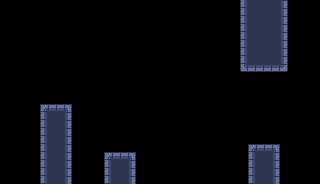

Tiled map render using the project's own tile images. Description and the whole map definition, tile-layer contents included, below:
An orthogonal 40x23 tile map with 8x8 px tiles, 2 tile layers (Background, Base), 5 tilesets and 17 objects.

<map version="1.10" tiledversion="1.10.2" orientation="orthogonal" renderorder="right-down" width="40" height="23" tilewidth="8" tileheight="8" infinite="0" nextlayerid="4" nextobjectid="202">
 <editorsettings>
  <export target="map.tmx" format="tmx" />
 </editorsettings>
 <tileset firstgid="1" source="tileset.tsx" />
 <tileset firstgid="1025" source="LevelEditor/big.tsx" />
 <tileset firstgid="1281" source="LevelEditor/small.tsx" />
 <tileset firstgid="2305" source="LevelEditor/wide.tsx" />
 <tileset firstgid="2817" source="LevelEditor/ultrawide.tsx" />
 <layer id="3" name="Background" width="40" height="23">
  <data encoding="csv">
0,0,0,0,0,0,0,0,0,0,0,0,0,0,0,0,0,0,0,0,0,0,0,0,0,0,0,0,0,0,0,0,0,0,0,0,0,0,0,0,
0,0,0,0,0,0,0,0,0,0,0,0,0,0,0,0,0,0,0,0,0,0,0,0,0,0,0,0,0,0,0,0,0,0,0,0,0,0,0,0,
0,0,0,0,0,0,0,0,0,0,0,0,0,0,0,0,0,0,0,0,0,0,0,0,0,0,0,0,0,0,0,0,0,0,0,0,0,0,0,0,
0,0,0,0,0,0,0,0,0,0,0,0,0,0,0,0,0,0,0,0,0,0,0,0,0,0,0,0,0,0,0,0,0,0,0,0,0,0,0,0,
0,0,0,0,0,0,0,0,0,0,0,0,0,0,0,0,0,0,0,0,0,0,0,0,0,0,0,0,0,0,0,0,0,0,0,0,0,0,0,0,
0,0,0,0,0,0,0,0,0,0,0,0,0,0,0,0,0,0,0,0,0,0,0,0,0,0,0,0,0,0,0,0,0,0,0,0,0,0,0,0,
0,0,0,0,0,0,0,0,0,0,0,0,0,0,0,0,0,0,0,0,0,0,0,0,0,0,0,0,0,0,0,0,0,0,0,0,0,0,0,0,
0,0,0,0,0,0,0,0,0,0,0,0,0,0,0,0,0,0,0,0,0,0,0,0,0,0,0,0,0,0,0,0,0,0,0,0,0,0,0,0,
0,0,0,0,0,0,0,0,0,0,0,0,0,0,0,0,0,0,0,0,0,0,0,0,0,0,0,0,0,0,0,0,0,0,0,0,0,0,0,0,
0,0,0,0,0,0,0,0,0,0,0,0,0,0,0,0,0,0,0,0,0,0,0,0,0,0,0,0,0,0,0,0,0,0,0,0,0,0,0,0,
0,0,0,0,0,0,0,0,0,0,0,0,0,0,0,0,0,0,0,0,0,0,0,0,0,0,0,0,0,0,0,0,0,0,0,0,0,0,0,0,
0,0,0,0,0,0,0,0,0,0,0,0,0,0,0,0,0,0,0,0,0,0,0,0,0,0,0,0,0,0,0,0,0,0,0,0,0,0,0,0,
0,0,0,0,0,0,0,0,0,0,0,0,0,0,0,0,0,0,0,0,0,0,0,0,0,0,0,0,0,0,0,0,0,0,0,0,0,0,0,0,
0,0,0,0,0,0,0,0,0,0,0,0,0,0,0,0,0,0,0,0,0,0,0,0,0,0,0,0,0,0,0,0,0,0,0,0,0,0,0,0,
0,0,0,0,0,0,0,0,0,0,0,0,0,0,0,0,0,0,0,0,0,0,0,0,0,0,0,0,0,0,0,0,0,0,0,0,0,0,0,0,
0,0,0,0,0,0,0,0,0,0,0,0,0,0,0,0,0,0,0,0,0,0,0,0,0,0,0,0,0,0,0,0,0,0,0,0,0,0,0,0,
0,0,0,0,0,0,0,0,0,0,0,0,0,0,0,0,0,0,0,0,0,0,0,0,0,0,0,0,0,0,0,0,0,0,0,0,0,0,0,0,
0,0,0,0,0,0,0,0,0,0,0,0,0,0,0,0,0,0,0,0,0,0,0,0,0,0,0,0,0,0,0,0,0,0,0,0,0,0,0,0,
0,0,0,0,0,0,0,0,0,0,0,0,0,0,0,0,0,0,0,0,0,0,0,0,0,0,0,0,0,0,0,0,0,0,0,0,0,0,0,0,
0,0,0,0,0,0,0,0,0,0,0,0,0,0,0,0,0,0,0,0,0,0,0,0,0,0,0,0,0,0,0,0,0,0,0,0,0,0,0,0,
0,0,0,0,0,0,0,0,0,0,0,0,0,0,0,0,0,0,0,0,0,0,0,0,0,0,0,0,0,0,0,0,0,0,0,0,0,0,0,0,
0,0,0,0,0,0,0,0,0,0,0,0,0,0,0,0,0,0,0,0,0,0,0,0,0,0,0,0,0,0,0,0,0,0,0,0,0,0,0,0,
0,0,0,0,0,0,0,0,0,0,0,0,0,0,0,0,0,0,0,0,0,0,0,0,0,0,0,0,0,0,0,0,0,0,0,0,0,0,0,0
</data>
 </layer>
 <layer id="1" name="Base" width="40" height="23">
  <properties>
   <property name="NoOverlappingOutput" type="bool" value="true" />
  </properties>
  <data encoding="csv">
0,0,0,0,0,0,0,0,0,0,0,0,0,0,0,0,0,0,0,0,0,0,0,0,0,0,0,0,0,0,33,34,34,34,34,35,0,0,0,0,
0,0,0,0,0,0,0,0,0,0,0,0,0,0,0,0,0,0,0,0,0,0,0,0,0,0,0,0,0,0,33,34,34,34,34,35,0,0,0,0,
0,0,0,0,0,0,0,0,0,0,0,0,0,0,0,0,0,0,0,0,0,0,0,0,0,0,0,0,0,0,33,34,34,34,34,35,0,0,0,0,
0,0,0,0,0,0,0,0,0,0,0,0,0,0,0,0,0,0,0,0,0,0,0,0,0,0,0,0,0,0,33,34,34,34,34,35,0,0,0,0,
0,0,0,0,0,0,0,0,0,0,0,0,0,0,0,0,0,0,0,0,0,0,0,0,0,0,0,0,0,0,33,34,34,34,34,35,0,0,0,0,
0,0,0,0,0,0,0,0,0,0,0,0,0,0,0,0,0,0,0,0,0,0,0,0,0,0,0,0,0,0,33,34,34,34,34,35,0,0,0,0,
0,0,0,0,0,0,0,0,0,0,0,0,0,0,0,0,0,0,0,0,0,0,0,0,0,0,0,0,0,0,33,34,34,34,34,35,0,0,0,0,
0,0,0,0,0,0,0,0,0,0,0,0,0,0,0,0,0,0,0,0,0,0,0,0,0,0,0,0,0,0,33,34,34,34,34,35,0,0,0,0,
0,0,0,0,0,0,0,0,0,0,0,0,0,0,0,0,0,0,0,0,0,0,0,0,0,0,0,0,0,0,65,66,66,66,66,67,0,0,0,0,
0,0,0,0,0,0,0,0,0,0,0,0,0,0,0,0,0,0,0,0,0,0,0,0,0,0,0,0,0,0,0,0,0,0,0,0,0,0,0,0,
0,0,0,0,0,0,0,0,0,0,0,0,0,0,0,0,0,0,0,0,0,0,0,0,0,0,0,0,0,0,0,0,0,0,0,0,0,0,0,0,
0,0,0,0,0,0,0,0,0,0,0,0,0,0,0,0,0,0,0,0,0,0,0,0,0,0,0,0,0,0,0,0,0,0,0,0,0,0,0,0,
0,0,0,0,0,0,0,0,0,0,0,0,0,0,0,0,0,0,0,0,0,0,0,0,0,0,0,0,0,0,0,0,0,0,0,0,0,0,0,0,
0,0,0,0,0,1,2,2,3,0,0,0,0,0,0,0,0,0,0,0,0,0,0,0,0,0,0,0,0,0,0,0,0,0,0,0,0,0,0,0,
0,0,0,0,0,33,34,34,35,0,0,0,0,0,0,0,0,0,0,0,0,0,0,0,0,0,0,0,0,0,0,0,0,0,0,0,0,0,0,0,
0,0,0,0,0,33,34,34,35,0,0,0,0,0,0,0,0,0,0,0,0,0,0,0,0,0,0,0,0,0,0,0,0,0,0,0,0,0,0,0,
0,0,0,0,0,33,34,34,35,0,0,0,0,0,0,0,0,0,0,0,0,0,0,0,0,0,0,0,0,0,0,0,0,0,0,0,0,0,0,0,
0,0,0,0,0,33,34,34,35,0,0,0,0,0,0,0,0,0,0,0,0,0,0,0,0,0,0,0,0,0,0,0,0,0,0,0,0,0,0,0,
0,0,0,0,0,33,34,34,35,0,0,0,0,0,0,0,0,0,0,0,0,0,0,0,0,0,0,0,0,0,0,1,2,2,3,0,0,0,0,0,
0,0,0,0,0,33,34,34,35,0,0,0,0,1,2,2,3,0,0,0,0,0,0,0,0,0,0,0,0,0,0,33,34,34,35,0,0,0,0,0,
0,0,0,0,0,33,34,34,35,0,0,0,0,33,34,34,35,0,0,0,0,0,0,0,0,0,0,0,0,0,0,33,34,34,35,0,0,0,0,0,
0,0,0,0,0,33,34,34,35,0,0,0,0,33,34,34,35,0,0,0,0,0,0,0,0,0,0,0,0,0,0,33,34,34,35,0,0,0,0,0,
0,0,0,0,0,33,34,34,35,0,0,0,0,33,34,34,35,0,0,0,0,0,0,0,0,0,0,0,0,0,0,33,34,34,35,0,0,0,0,0
</data>
 </layer>
 <objectgroup id="2" name="Objects">
  <object id="98" gid="1025" x="45.9167" y="101.417" width="16" height="16" />
  <object id="181" gid="2321" x="112" y="152" width="16" height="8" />
  <object id="183" x="136" y="64">
   <properties>
    <property name="height" type="int" value="1" />
    <property name="object" value="math_multi_row" />
    <property name="signals" value="0" />
    <property name="table" value="_+10=1_" />
    <property name="width" type="int" value="10" />
   </properties>
   <point />
  </object>
  <object id="185" gid="2323" x="136" y="144" width="16" height="8">
   <properties>
    <property name="max" type="int" value="-10" />
   </properties>
  </object>
  <object id="186" gid="2323" x="72" y="96" width="16" height="8">
   <properties>
    <property name="max" type="int" value="13" />
    <property name="mode" value="horizontal" />
   </properties>
  </object>
  <object id="189" x="136" y="88">
   <properties>
    <property name="height" type="int" value="1" />
    <property name="object" value="math_multi_row" />
    <property name="signals" value="0" />
    <property name="table" value="_+8=12" />
    <property name="width" type="int" value="10" />
   </properties>
   <point />
  </object>
  <object id="190" gid="1377" x="76" y="85.3333" width="8" height="8" />
  <object id="192" gid="1539" x="67.3333" y="102.667" width="8" height="8" />
  <object id="193" gid="1539" x="55.6667" y="104.333" width="8" height="8" />
  <object id="194" gid="1541" x="40" y="102" width="8" height="8" />
  <object id="195" gid="2307" x="88" y="144" width="16" height="8">
   <properties>
    <property name="max" type="int" value="15" />
    <property name="mode" value="horizontal" />
   </properties>
  </object>
  <object id="196" gid="1314" x="256" y="144" width="8" height="8" />
  <object id="197" gid="1314" x="256" y="136" width="8" height="8" />
  <object id="198" gid="1314" x="256" y="128" width="8" height="8" />
  <object id="199" gid="1281" x="264" y="144" width="8" height="8" />
  <object id="200" gid="1281" x="264" y="136" width="8" height="8" />
  <object id="201" gid="1281" x="264" y="128" width="8" height="8" />
 </objectgroup>
</map>
